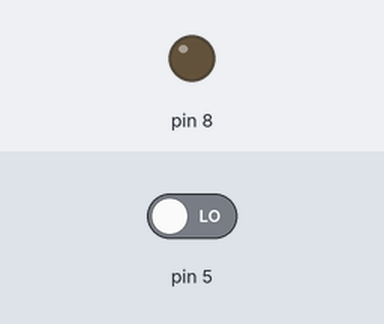
Bench run of a sketch on a simulated Arduino Uno, built with avr-gcc and run on an emulated ATmega328P. Parts: output pins drawn as LEDs (lit = HIGH). The test bench sets the inputs (shaded band); at power-on: pin 5 LOW.

Above: at 1.2 s.
1.3 s: pin 5 driven HIGH
At 1.7 s:
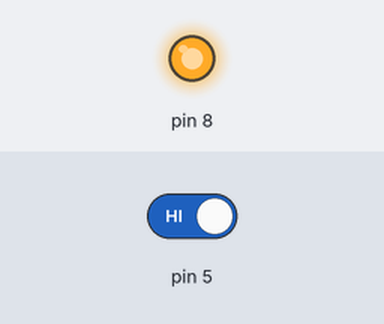
2.8 s: pin 5 driven LOW
At 4.0 s:
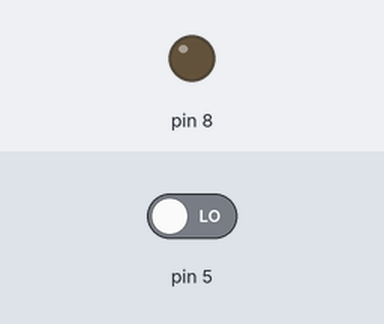
Timing chart, 0 to 5.8 s (numbered marks = the images above; inputs shaded):
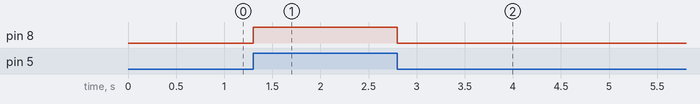

Measured:
- after the input at 1.3 s, pin 8: LOW → HIGH at once
- after the input at 2.8 s, pin 8: HIGH → LOW at once

The sketch:

Compact.ino
```cpp
void setup(){
  pinMode(5, INPUT);
  pinMode(8, OUTPUT);
}
 
void loop(){
  digitalWrite(8, digitalRead(5));
}
```
